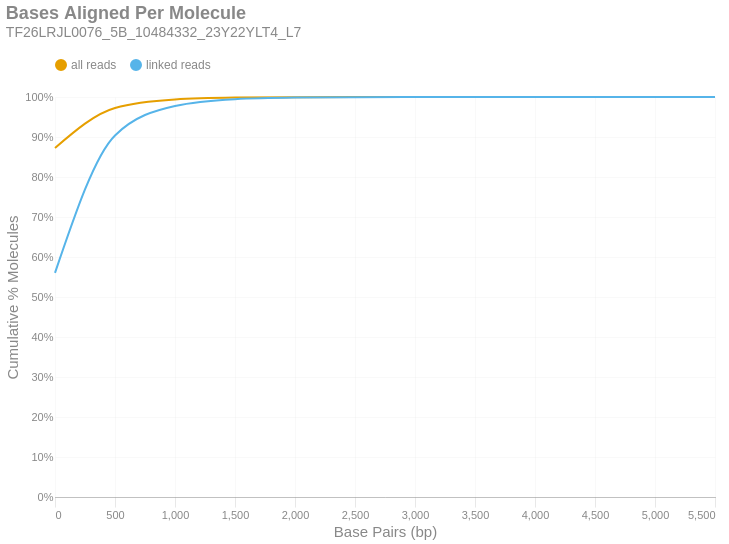

The code cell stored with this chart in its notebook:
### Markdown cell above
### Bases Aligned Per Molecule
This is a cumulative frequency distribution showing the number of base pairs aligned per unique molecule. These data are shown in 500 bp bins. There are two distributions: one with `all reads` (yellow) and another with only `linked reads` (blue). The percent of molecules in the `linked reads` distribution is relative to the total number of linked molecules.

### Code cell
if SKIPLR:
    print_html(f"Skipped")
else:
    binned_df = consolidated_hist(valids['aligned_bp'], mask, 500, True)
    with SafeRender(binned_df):
        (
            density_plot(binned_df, 'Bases Aligned Per Molecule', samplename, 'basesper')
            .encode(
                x=alt.X('bin:Q', title="Base Pairs (bp)").axis(tickMinStep=500).scale(padding=0),
                y=alt.Y('value:Q', title='Cumulative % Molecules')
                    .axis(format='%')
                    .scale(domain = [0,1])
                    .stack(False),
                color=alt.Color("key:N").scale(domain = ["all reads", "linked reads"]),
                tooltip = [
                    alt.Tooltip("key:N", title = "Data Type"),
                    alt.Tooltip("range_label:N", title="Bases Aligned Per Molecule"),
                    alt.Tooltip("value:Q", format = ".2%", title="% Molecules (Cum.)")
                ]
            )
        ).display()

### Figure 1 — Vega-Lite specification as saved in the notebook (floating-point values rounded to 4 significant figures)
{"width": "container", "height": 400, "config": {"title": {"anchor": "start", "dy": -15, "fontSize": 18, "color": "#888888", "subtitleColor": "#888888", "subtitleFontSize": 14}, "arc": {"fill": "#0072B2"}, "axis": {"domainColor": "#888888", "domainWidth": 0.5, "gridWidth": 0.2, "grid": false, "titleFontWeight": 400, "titleFontSize": 15, "labelFontSize": 11, "labelColor": "#888888", "tickColor": "#888888", "tickWidth": 0.2, "titleColor": "#888888"}, "axisBand": {"grid": false}, "axisX": {"grid": true, "tickSize": 10, "domainCap": "round"}, "axisY": {"domain": false, "grid": true, "tickSize": 0, "domainCap": "round"}, "background": "transparent", "header": {"labelFontSize": 15, "labelColor": "#888888", "titleFontSize": 15, "titleFontWeight": 600, "titleColor": "#888888"}, "legend": {"labelFont": "sans-serif", "labelFontSize": 12, "labelColor": "#888888", "symbolSize": 100, "symbolType": "circle", "titleFontSize": 12, "titlePadding": 10, "titleColor": "#888888", "title": null, "orient": "top"}, "range": {"category": ["#E69F00", "#56B4E9", "#009E73", "#F0E442", "#0072B2", "#D55E00", "#CC79A7", "#000000"], "diverging": ["#cfe8f3", "#a2d4ec", "#73bfe2", "#46abdb", "#1696d2", "#12719e"]}, "area": {"fill": "#0072B2", "fillOpacity": 0.7, "line": true, "strokeOpacity": 0.7}, "line": {"color": "#0072B2", "stroke": "#0072B2", "strokeWidth": 2}, "trail": {"color": "#0072B2", "stroke": "#0072B2", "strokeWidth": 0, "size": 1}, "point": {"filled": true, "fillOpacity": 1.0, "size": 95}, "text": {"color": "#888888", "fontSize": 11, "align": "right", "fontWeight": 400, "size": 11}, "bar": {"fill": "#0072B2", "stroke": null}, "view": {"stroke": null, "continuousWidth": 660, "continuousHeight": 400}}, "data": {"name": "data-860d15a0047f1e466269c4720cb31df1"}, "mark": {"type": "line", "interpolate": "monotone", "point": {"opacity": 0, "size": 275}}, "encoding": {"color": {"field": "key", "scale": {"domain": ["all reads", "linked reads"]}, "type": "nominal"}, "tooltip": [{"field": "key", "title": "Data Type", "type": "nominal"}, {"field": "range_label", "title": "Bases Aligned Per Molecule", "type": "nominal"}, {"field": "value", "format": ".2%", "title": "% Molecules (Cum.)", "type": "quantitative"}], "x": {"axis": {"tickMinStep": 500}, "field": "bin", "scale": {"padding": 0}, "title": "Base Pairs (bp)", "type": "quantitative"}, "y": {"axis": {"format": "%"}, "field": "value", "scale": {"domain": [0, 1]}, "stack": false, "title": "Cumulative % Molecules", "type": "quantitative"}}, "params": [{"name": "param_c36ac31b6afebe62", "select": {"type": "point", "fields": ["key"]}, "bind": "legend"}], "title": {"text": "Bases Aligned Per Molecule", "subtitle": "TF26LRJL0076_5B_10484332_23Y22YLT4_L7"}, "transform": [{"fold": ["all reads (cumsum)", "linked reads (cumsum)"]}, {"calculate": "replace(datum.key, ' (cumsum)', '')", "as": "key"}, {"filter": {"param": "param_c36ac31b6afebe62"}}], "usermeta": {"embedOptions": {"downloadFileName": "TF26LRJL0076_5B_10484332_23Y22YLT4_L7.basesper"}}, "$schema": "https://vega.github.io/schema/vega-lite/v6.4.1.json", "datasets": {"data-860d15a0047f1e466269c4720cb31df1": [{"bin": "0.0", "interval": "0.0-500.0", "all reads": 0.8726, "linked reads": 0.5602, "all reads (cumsum)": 0.8726, "linked reads (cumsum)": 0.5602, "range_label": "0-499"}, {"bin": "500.0", "interval": "500.0-1000.0", "all reads": 0.09995, "linked reads": 0.3437, "all reads (cumsum)": 0.9726, "linked reads (cumsum)": 0.9039, "range_label": "500-999"}, {"bin": "1000.0", "interval": "1000.0-1500.0", "all reads": 0.02103, "linked reads": 0.07372, "all reads (cumsum)": 0.9936, "linked reads (cumsum)": 0.9776, "range_label": "1000-1499"}, {"bin": "1500.0", "interval": "1500.0-2000.0", "all reads": 0.004835, "linked reads": 0.01696, "all reads (cumsum)": 0.9985, "linked reads (cumsum)": 0.9946, "range_label": "1500-1999"}, {"bin": "2000.0", "interval": "2000.0-2500.0", "all reads": 0.001168, "linked reads": 0.004099, "all reads (cumsum)": 0.9996, "linked reads (cumsum)": 0.9987, "range_label": "2000-2499"}, {"bin": "2500.0", "interval": "2500.0-3000.0", "all reads": 0.0002715, "linked reads": 0.0009528, "all reads (cumsum)": 0.9999, "linked reads (cumsum)": 0.9996, "range_label": "2500-2999"}, {"bin": "3000.0", "interval": "3000.0-3500.0", "all reads": 6.963e-05, "linked reads": 0.0002443, "all reads (cumsum)": 1.0, "linked reads (cumsum)": 0.9999, "range_label": "3000-3499"}, {"bin": "3500.0", "interval": "3500.0-4000.0", "all reads": 2.266e-05, "linked reads": 7.95e-05, "all reads (cumsum)": 1.0, "linked reads (cumsum)": 1.0, "range_label": "3500-3999"}, {"bin": "4000.0", "interval": "4000.0-4500.0", "all reads": 5.331e-06, "linked reads": 1.87e-05, "all reads (cumsum)": 1.0, "linked reads (cumsum)": 1.0, "range_label": "4000-4499"}, {"bin": "4500.0", "interval": "4500.0-5000.0", "all reads": 2.332e-06, "linked reads": 8.183e-06, "all reads (cumsum)": 1.0, "linked reads (cumsum)": 1.0, "range_label": "4500-4999"}, {"bin": "5000.0", "interval": "5000.0-5500.0", "all reads": 9.995e-07, "linked reads": 3.507e-06, "all reads (cumsum)": 1.0, "linked reads (cumsum)": 1.0, "range_label": "5000-5499"}, {"bin": "5500.0", "interval": "5500.0-6000.0", "all reads": 3.332e-07, "linked reads": 1.169e-06, "all reads (cumsum)": 1.0, "linked reads (cumsum)": 1.0, "range_label": "5500-5999"}]}}
